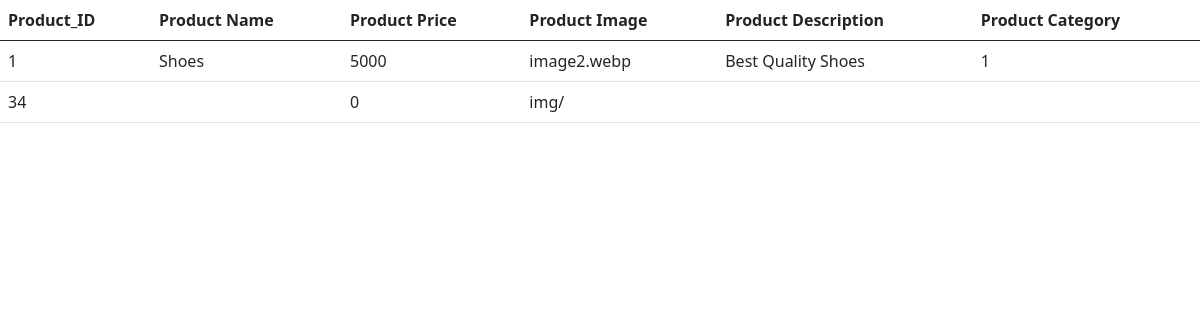
Before: /admin/product.php with the older database file.
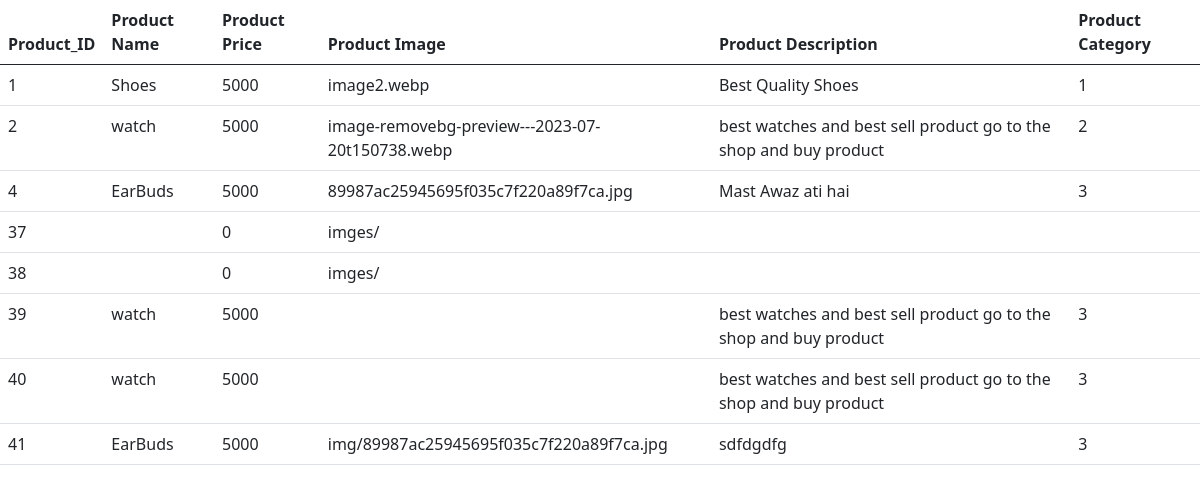
After: the same page with the newer database file.
### tables this page shows
CREATE TABLE `products` (
  `prod_id` int(11) NOT NULL,
  `prodname` varchar(100) NOT NULL,
  `prodprice` int(11) NOT NULL,
  `prodimage` varchar(255) NOT NULL,
  `Prod_Desc` varchar(255) NOT NULL,
  `Prod_Category` int(11) DEFAULT NULL
);

### admin/product.php (the view, shortened to what this page needs)
<?php
    include("config.php");
    $query = "SELECT * FROM products;";
    $result = mysqli_query($conn, $query);
    ?>
    <!DOCTYPE html>
    <html lang="en">
    <head>
        <link href="https://cdn.jsdelivr.net/npm/bootstrap@5.0.2/dist/css/bootstrap.min.css" rel="stylesheet">
    </head>
    <body>
        <table class="table table-border">
            <thead>
                <tr>
                    <th>Product_ID</th>
                    <th>Product Name</th>
                    <th>Product Price</th>
                    <th>Product Image</th>
                    <th>Product Description</th>
                    <th>Product Category</th>
                </tr>
            </thead>
            <tbody>
                <?php
                while($data = mysqli_fetch_assoc($result)){
                    ?>
                    <tr>
                        <td><?php echo $data["prod_id"]?></td>
                        <td><?php echo $data["prodname"]?></td>
                        <td><?php echo $data["prodprice"]?></td>
                        <td><?php echo $data["prodimage"]?></td>
                        <td><?php echo $data ["Prod_Desc"]?></td>
                        <td><?php echo $data["Prod_Category"]?></td>
                        <?php
                }
                ?>
                </tr>
            </tbody>
        </table>
    </body>
    </html>

Changed rows visible on the page:
removed products: prod_id "34", prodprice "0", prodimage "img/"
added products: prod_id "2", prodname "watch", prodprice "5000", prodimage "image-removebg-preview---2023-07-20t150738.webp", Prod_Desc "best watches and best sell product go to the shop and buy product", Prod_Category "2"
added products: prod_id "4", prodname "EarBuds", prodprice "5000", prodimage "89987ac25945695f035c7f220a89f7ca.jpg", Prod_Desc "Mast Awaz ati hai", Prod_Category "3"
added products: prod_id "37", prodprice "0", prodimage "imges/"
added products: prod_id "38", prodprice "0", prodimage "imges/"
added products: prod_id "39", prodname "watch", prodprice "5000", Prod_Desc "best watches and best sell product go to the shop and buy product", Prod_Category "3"
added products: prod_id "40", prodname "watch", prodprice "5000", Prod_Desc "best watches and best sell product go to the shop and buy product", Prod_Category "3"
added products: prod_id "41", prodname "EarBuds", prodprice "5000", prodimage "img/89987ac25945695f035c7f220a89f7ca.jpg", Prod_Desc "sdfdgdfg", Prod_Category "3"
